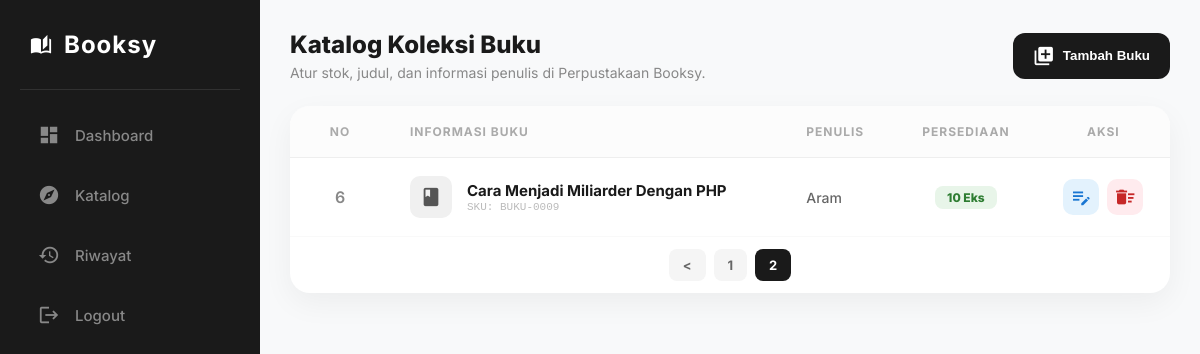
/admin/kelola_buku/5, run on the app's committed database.
### tables this page shows
CREATE TABLE `buku` (
  `id_buku` int(11) NOT NULL,
  `id_kategori` int(11) DEFAULT NULL,
  `judul` varchar(255) NOT NULL,
  `penulis` varchar(100) DEFAULT NULL,
  `penerbit` varchar(100) DEFAULT NULL,
  `tahun_terbit` int(4) DEFAULT NULL,
  `stok` int(11) DEFAULT 0
);

### application/controllers/Admin.php (called while the page is built, shortened)
<?php
class Admin extends CI_Controller
{
    public function __construct()
    {
        $this->load->model('M_Buku');
        $this->load->model('M_User');
        $this->load->library('pagination');
        $this->load->library('pagination');
    }
    public function kelola_buku($start = 0)
    {
        $config['base_url'] = base_url('admin/kelola_buku');
        $config['total_rows'] = $this->M_Buku->count_all();
        $config['per_page'] = 5;
        $this->pagination->initialize($config);
        $data['buku'] = $this->M_Buku->get_pagination($config['per_page'], $start);
        $data['pagination'] = $this->pagination->create_links();
        $this->load->view('layout/v_sidebar');
        $this->load->view('admin/v_kelola_buku', $data);
    }
}

### index.php (called while the page is built, shortened)
<?php
require_once BASEPATH . 'core/CodeIgniter.php';

### application/config/config.php (called while the page is built, shortened)
<?php
$config['base_url'] = 'http://localhost/perpuz';
$config['index_page'] = '';
$config['uri_protocol']	= 'REQUEST_URI';
$config['url_suffix'] = '';
$config['language']	= 'english';
$config['charset'] = 'UTF-8';
$config['enable_hooks'] = FALSE;
$config['subclass_prefix'] = 'MY_';
$config['composer_autoload'] = FALSE;
$config['permitted_uri_chars'] = 'a-z 0-9~%.:_\-';
$config['enable_query_strings'] = FALSE;
$config['controller_trigger'] = 'c';
$config['function_trigger'] = 'm';
$config['directory_trigger'] = 'd';
$config['allow_get_array'] = TRUE;
$config['log_threshold'] = 0;
$config['log_path'] = '';
$config['log_file_extension'] = '';
$config['log_file_permissions'] = 0644;
$config['log_date_format'] = 'Y-m-d H:i:s';
$config['error_views_path'] = '';
$config['cache_path'] = '';
$config['cache_query_string'] = FALSE;
$config['encryption_key'] = '';
$config['sess_driver'] = 'files';
$config['sess_cookie_name'] = 'ci_session';
$config['sess_samesite'] = 'Lax';
$config['sess_expiration'] = 7200;
$config['sess_save_path'] = NULL;
$config['sess_match_ip'] = FALSE;
$config['sess_time_to_update'] = 300;
$config['sess_regenerate_destroy'] = FALSE;
$config['cookie_prefix']	= '';
$config['cookie_domain']	= '';
$config['cookie_path']		= '/';
$config['cookie_secure']	= FALSE;
$config['cookie_httponly'] 	= FALSE;
$config['cookie_samesite'] 	= 'Lax';
$config['standardize_newlines'] = FALSE;
$config['global_xss_filtering'] = FALSE;
$config['csrf_protection'] = FALSE;
$config['csrf_token_name'] = 'csrf_test_name';
$config['csrf_cookie_name'] = 'csrf_cookie_name';
$config['csrf_expire'] = 7200;
$config['csrf_regenerate'] = TRUE;
$config['csrf_exclude_uris'] = array();
$config['compress_output'] = FALSE;
$config['time_reference'] = 'local';
$config['rewrite_short_tags'] = FALSE;
$config['proxy_ips'] = '';

### application/models/M_Buku.php (called while the page is built, shortened)
<?php
class M_Buku extends CI_Model
{
    public function get_pagination($limit, $start) {
        return $this->db->get('buku', $limit, $start)->result();
    }
    public function count_all() {
        return $this->db->get('buku')->num_rows();
    }
}
?>

### application/views/admin/v_kelola_buku.php (the view, shortened to what this page needs)
<div class="content">
    <div class="page-header">
        <div class="header-text">
            <h2>Katalog Koleksi Buku</h2>
            <p>Atur stok, judul, dan informasi penulis di Perpustakaan Booksy.</p>
        </div>
        <button class="btn-add" onclick="document.getElementById('modalAdd').style.display='block'">
            <span class="material-icons">library_add</span>
            Tambah Buku
        </button>
    </div>
    <div class="table-card">
        <table class="modern-table">
            <thead>
                <tr>
                    <th style="width: 60px; text-align: center;">No</th>
                    <th>Informasi Buku</th>
                    <th>Penulis</th>
                    <th style="text-align: center;">Persediaan</th>
                    <th style="text-align: center;">Aksi</th>
                </tr>
            </thead>
            <tbody>
                <?php $no = $this->uri->segment(3) + 1;
                foreach ($buku as $b): ?>
                    <tr>
                        <td style="text-align: center; color: #888; font-weight: 600;"><?= $no++ ?></td>
                        <td>
                            <div class="book-info-cell">
                                <div class="book-icon">
                                    <span class="material-icons">book</span>
                                </div>
                                <div class="book-det">
                                    <strong><?= $b->judul ?></strong>
                                    <small>SKU: BUKU-<?= str_pad($b->id_buku, 4, '0', STR_PAD_LEFT) ?></small>
                                </div>
                            </div>
                        </td>
                        <td>
                            <span class="author-tag"><?= $b->penulis ?></span>
                        </td>
                        <td style="text-align: center;">
                            <?php
                                $stock_class = 'stock-safe';
                            ?>
                            <div class="stock-badge <?= $stock_class ?>">
                                <?= $b->stok ?> Eks
                            </div>
                        </td>
                        <td style="text-align: center;">
                            <div class="action-group">
                                <button class="btn-icon edit"
                                    onclick="editBuku('<?= $b->id_buku ?>', '<?= addslashes($b->judul) ?>', '<?= addslashes($b->penulis) ?>', '<?= $b->stok ?>')"
                                    title="Edit Buku">
                                    <span class="material-icons">edit_note</span>
                                </button>
                                <a href="<?= base_url('admin/buku_delete/' . $b->id_buku) ?>"
                                   class="btn-icon delete"
                                   onclick="return confirm('Hapus buku <?= addslashes($b->judul) ?>?')"
                                   title="Hapus Buku">
                                    <span class="material-icons">delete_sweep</span>
                                </a>
                            </div>
                        </td>
                    </tr>
                <?php endforeach; ?>
            </tbody>
        </table>
        <div class="pagination-container">
            <?= $pagination ?>
        </div>
    </div>
</div>

### application/views/layout/v_sidebar.php (style rules this page uses)
.material-icons { font-size: 22px; }
.content { margin-left: var(--sidebar-width); padding: 30px; min-height: 100vh; box-sizing: border-box; }

### application/views/admin/v_kelola_buku.php (style rules this page uses)
.page-header { display: flex; justify-content: space-between; align-items: center; margin-bottom: 25px; }
.header-text h2 { margin: 0; font-size: 24px; font-weight: 800; color: #1a1a1a; }
.header-text p { margin: 5px 0 0; color: #888; font-size: 14px; }
.btn-add { background: #1a1a1a; color: white; border: none; padding: 12px 20px; border-radius: 12px; display: flex; align-items: center; gap: 8px; font-weight: 700; cursor: pointer; transition: 0.3s; }
.table-card { background: #fff; border-radius: 20px; box-shadow: 0 10px 30px rgba(0,0,0,0.05); overflow: hidden; }
.modern-table { width: 100%; border-collapse: collapse; }
.modern-table th { background: #fcfcfc; padding: 18px 20px; text-align: left; font-size: 12px; color: #aaa; text-transform: uppercase; letter-spacing: 1px; border-bottom: 1px solid #eee; }
.modern-table td { padding: 18px 20px; border-bottom: 1px solid #f9f9f9; vertical-align: middle; }
.book-info-cell { display: flex; align-items: center; gap: 15px; }
.book-icon { width: 42px; height: 42px; background: #f0f0f0; color: #555; border-radius: 10px; display: flex; align-items: center; justify-content: center; }
.book-det strong { display: block; font-size: 15px; color: #1a1a1a; line-height: 1.3; }
.book-det small { color: #bbb; font-size: 11px; font-family: 'Courier New', monospace; }
.author-tag { color: #666; font-size: 14px; font-weight: 500; }
.stock-badge { display: inline-block; padding: 4px 12px; border-radius: 8px; font-size: 12px; font-weight: 800; }
.stock-safe { background: #e8f5e9; color: #2e7d32; }
.action-group { display: flex; justify-content: center; gap: 8px; }
.btn-icon { width: 36px; height: 36px; border-radius: 10px; border: none; display: flex; align-items: center; justify-content: center; cursor: pointer; transition: 0.2s; text-decoration: none; }
.btn-icon.edit { background: #e3f2fd; color: #1976d2; }
.btn-icon.delete { background: #ffebee; color: #c62828; }
.pagination-container { padding: 20px; text-align: center; }
.pagination-container a, .pagination-container strong { padding: 8px 14px; margin: 0 4px; border-radius: 8px; text-decoration: none; font-weight: bold; font-size: 13px; }
.pagination-container a { background: #f5f5f5; color: #666; }
.pagination-container strong { background: #1a1a1a; color: #fff; }

### data on the page
buku: judul "Cara Menjadi Miliarder Dengan PHP", id_buku "0009", penulis "Aram", stok "10"

### other printed values
$pagination "< 1 2"
